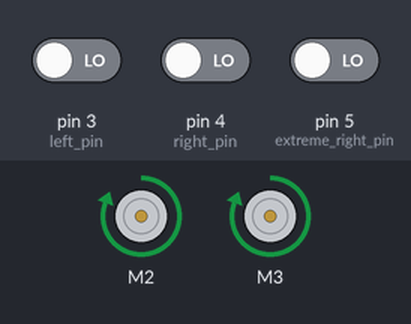
The sketch below on a simulated Arduino Uno, built with avr-gcc and run on an emulated ATmega328P. On the bench: 2 × DC motor (green arrow = forward, orange = backward, longer = faster). The inputs (shaded band) are chosen by the test bench; at power-on: pin 3 (left_pin) LOW, pin 4 (right_pin) LOW, pin 5 (extreme_right_pin) LOW. What the sketch prints to the serial monitor is not drawn.

Above: at 0.1 s.
Timing chart, 0 to 1.6 s (numbered marks = the images above):
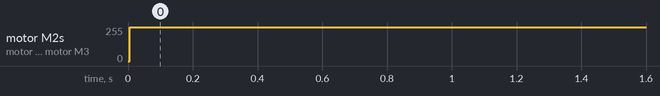

The sketch:

motor_on.ino
```cpp
#include <Adafruit_MotorShield.h>

// Create the motor shield object with the default I2C address
Adafruit_MotorShield AFMS = Adafruit_MotorShield();

// Or, create it with a different I2C address (say for stacking)
// Adafruit_MotorShield AFMS = Adafruit_MotorShield(0x61);

// Select which 'port' M1, M2, M3 or M4. In this case, M1
Adafruit_DCMotor *myMotor = AFMS.getMotor(2);
Adafruit_DCMotor *myMotor2 = AFMS.getMotor(3);
// You can also make another motor on port M2
//Adafruit_DCMotor *myOtherMotor = AFMS.getMotor(2);


void setup() {

  int extreme_left_pin = 2;
  int left_pin = 3;
  int right_pin = 4;
  int extreme_right_pin = 5;
  Serial.begin(9600);           // set up Serial library at 9600 bps
  Serial.println("Adafruit Motorshield v2 - DC Motor test!");

  if (!AFMS.begin()) {         // create with the default frequency 1.6KHz
  // if (!AFMS.begin(1000)) {  // OR with a different frequency, say 1KHz
    Serial.println("Could not find Motor Shield. Check wiring.");
    while (1);
  }
  Serial.println("Motor Shield found.");

  // Set the speed to start, from 0 (off) to 255 (max speed)
  myMotor->setSpeed(255);
  myMotor2->setSpeed(255);

  // turn on motor
  myMotor->run(RELEASE);
  myMotor2->run(RELEASE);

  pinMode(0, INPUT);
  pinMode(1, INPUT);
  pinMode(2, INPUT);
  pinMode(3, INPUT);

}

void loop() {
  int extreme_left = 0;
  int left = digitalRead(3);
  int right = digitalRead(4);
  int extreme_right = digitalRead(5);
  Serial.print(extreme_left);
  Serial.print(left);
  Serial.print(right);
  Serial.println(extreme_right);
  if (true) {

    myMotor->run(FORWARD);
    myMotor2->run(FORWARD);
  }
  else {

    myMotor->run(RELEASE);
    myMotor2->run(RELEASE);

  }

 delay(100);

}
```

Measured:
- by itself, motor M2, motor M3: stopped → forward 255/255 at 0.00 s
